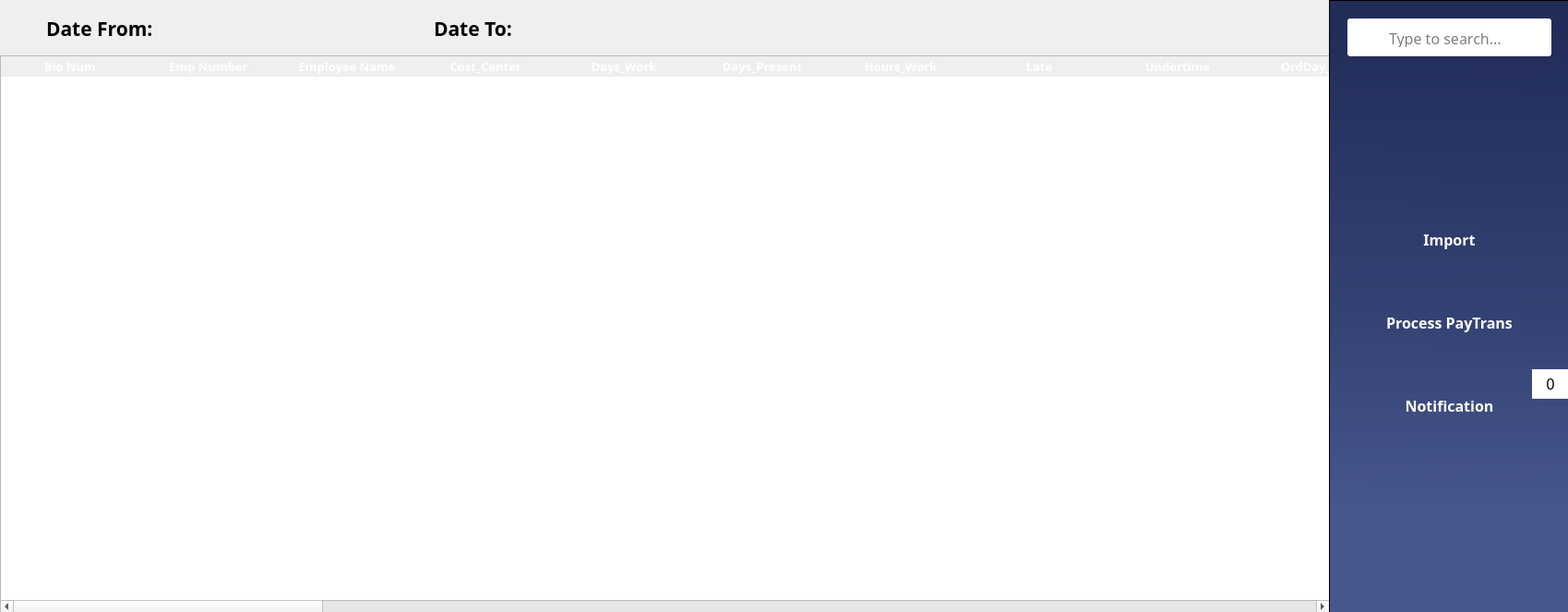
<?xml version="1.0" encoding="UTF-8"?>
<ui version="4.0">
 <class>MainWindow</class>
 <widget class="QMainWindow" name="MainWindow">
  <property name="geometry">
   <rect>
    <x>0</x>
    <y>0</y>
    <width>1699</width>
    <height>663</height>
   </rect>
  </property>
  <property name="windowTitle">
   <string>PayTimesheet</string>
  </property>
  <property name="windowIcon">
   <iconset>
    <normaloff>../Icons/logo.svg</normaloff>../Icons/logo.svg</iconset>
  </property>
  <widget class="QWidget" name="centralwidget">
   <widget class="QTableWidget" name="paytimesheetTable">
    <property name="geometry">
     <rect>
      <x>0</x>
      <y>60</y>
      <width>1441</width>
      <height>605</height>
     </rect>
    </property>
    <property name="sizePolicy">
     <sizepolicy hsizetype="Fixed" vsizetype="Fixed">
      <horstretch>0</horstretch>
      <verstretch>0</verstretch>
     </sizepolicy>
    </property>
    <property name="font">
     <font>
      <family>Poppins SemiBold</family>
      <pointsize>10</pointsize>
      <weight>75</weight>
      <bold>true</bold>
     </font>
    </property>
    <property name="focusPolicy">
     <enum>Qt::ClickFocus</enum>
    </property>
    <property name="contextMenuPolicy">
     <enum>Qt::DefaultContextMenu</enum>
    </property>
    <property name="styleSheet">
     <string notr="true">/* Header Design */

QHeaderView::section {
	font-family: Poppins;
	font-weight: bold;
	font-size: 13px;
	color: white;
	background-color: &quot;#344273&quot;;
	border: none;
}

/* Style for the selected row */
QTableView::item:selected:active {
	 selection-background-color: &quot;#9DADDF&quot;;
}

/* Style for the alternate row */
QTableWidget {
	alternate-background-color: &quot;#DDDDDD&quot;;
}</string>
    </property>
    <property name="horizontalScrollBarPolicy">
     <enum>Qt::ScrollBarAsNeeded</enum>
    </property>
    <property name="sizeAdjustPolicy">
     <enum>QAbstractScrollArea::AdjustIgnored</enum>
    </property>
    <property name="editTriggers">
     <set>QAbstractItemView::NoEditTriggers</set>
    </property>
    <property name="tabKeyNavigation">
     <bool>false</bool>
    </property>
    <property name="showDropIndicator" stdset="0">
     <bool>false</bool>
    </property>
    <property name="dragDropOverwriteMode">
     <bool>false</bool>
    </property>
    <property name="alternatingRowColors">
     <bool>true</bool>
    </property>
    <property name="selectionMode">
     <enum>QAbstractItemView::SingleSelection</enum>
    </property>
    <property name="selectionBehavior">
     <enum>QAbstractItemView::SelectRows</enum>
    </property>
    <property name="textElideMode">
     <enum>Qt::ElideRight</enum>
    </property>
    <property name="showGrid">
     <bool>false</bool>
    </property>
    <property name="gridStyle">
     <enum>Qt::SolidLine</enum>
    </property>
    <property name="sortingEnabled">
     <bool>false</bool>
    </property>
    <property name="cornerButtonEnabled">
     <bool>false</bool>
    </property>
    <property name="columnCount">
     <number>38</number>
    </property>
    <attribute name="horizontalHeaderVisible">
     <bool>true</bool>
    </attribute>
    <attribute name="horizontalHeaderCascadingSectionResizes">
     <bool>true</bool>
    </attribute>
    <attribute name="horizontalHeaderMinimumSectionSize">
     <number>50</number>
    </attribute>
    <attribute name="horizontalHeaderDefaultSectionSize">
     <number>150</number>
    </attribute>
    <attribute name="horizontalHeaderHighlightSections">
     <bool>true</bool>
    </attribute>
    <attribute name="horizontalHeaderShowSortIndicator" stdset="0">
     <bool>false</bool>
    </attribute>
    <attribute name="horizontalHeaderStretchLastSection">
     <bool>true</bool>
    </attribute>
    <attribute name="verticalHeaderVisible">
     <bool>false</bool>
    </attribute>
    <attribute name="verticalHeaderCascadingSectionResizes">
     <bool>false</bool>
    </attribute>
    <attribute name="verticalHeaderMinimumSectionSize">
     <number>23</number>
    </attribute>
    <attribute name="verticalHeaderDefaultSectionSize">
     <number>31</number>
    </attribute>
    <attribute name="verticalHeaderHighlightSections">
     <bool>false</bool>
    </attribute>
    <attribute name="verticalHeaderShowSortIndicator" stdset="0">
     <bool>false</bool>
    </attribute>
    <column>
     <property name="text">
      <string>Bio Num</string>
     </property>
    </column>
    <column>
     <property name="text">
      <string>Emp Number</string>
     </property>
    </column>
    <column>
     <property name="text">
      <string>Employee Name</string>
     </property>
     <property name="font">
      <font>
       <strikeout>false</strikeout>
      </font>
     </property>
     <property name="foreground">
      <brush brushstyle="SolidPattern">
       <color alpha="255">
        <red>0</red>
        <green>0</green>
        <blue>0</blue>
       </color>
      </brush>
     </property>
    </column>
    <column>
     <property name="text">
      <string>Cost_Center</string>
     </property>
    </column>
    <column>
     <property name="text">
      <string>Days_Work</string>
     </property>
    </column>
    <column>
     <property name="text">
      <string>Days_Present</string>
     </property>
    </column>
    <column>
     <property name="text">
      <string>Hours_Work</string>
     </property>
    </column>
    <column>
     <property name="text">
      <string>Late</string>
     </property>
    </column>
    <column>
     <property name="text">
      <string>Undertime</string>
     </property>
    </column>
    <column>
     <property name="text">
      <string>OrdDay_Hrs</string>
     </property>
    </column>
    <column>
     <property name="text">
      <string>OrdDayOT_Hrs</string>
     </property>
    </column>
    <column>
     <property name="text">
      <string>OrdDayND_Hrs</string>
     </property>
    </column>
    <column>
     <property name="text">
      <string>OrdDayNDOT_Hrs</string>
     </property>
    </column>
    <column>
     <property name="text">
      <string>RstDay_Hrs</string>
     </property>
    </column>
    <column>
     <property name="text">
      <string>RstDayOT_Hrs</string>
     </property>
    </column>
    <column>
     <property name="text">
      <string>RstDayND_Hrs</string>
     </property>
    </column>
    <column>
     <property name="text">
      <string>RstDayNDOT_Hrs</string>
     </property>
    </column>
    <column>
     <property name="text">
      <string>SplHlyday_Hrs</string>
     </property>
    </column>
    <column>
     <property name="text">
      <string>SplHlydayOT_Hrs</string>
     </property>
    </column>
    <column>
     <property name="text">
      <string>SplHlydayND_Hrs</string>
     </property>
    </column>
    <column>
     <property name="text">
      <string>SplHlydayNDOT_Hrs</string>
     </property>
    </column>
    <column>
     <property name="text">
      <string>RegHlyday_Hrs</string>
     </property>
    </column>
    <column>
     <property name="text">
      <string>RegHlydayOT_Hrs</string>
     </property>
    </column>
    <column>
     <property name="text">
      <string>RegHlydayND_Hrs</string>
     </property>
    </column>
    <column>
     <property name="text">
      <string>RegHlydayNDOT_Hrs</string>
     </property>
    </column>
    <column>
     <property name="text">
      <string>SplHldyRD_Hrs</string>
     </property>
    </column>
    <column>
     <property name="text">
      <string>SplHldyRDOT_Hrs</string>
     </property>
    </column>
    <column>
     <property name="text">
      <string>SplHldyRDND_Hrs</string>
     </property>
    </column>
    <column>
     <property name="text">
      <string>SplHldyRDNDOT_Hrs</string>
     </property>
    </column>
    <column>
     <property name="text">
      <string>RegHldyRD_Hrs</string>
     </property>
    </column>
    <column>
     <property name="text">
      <string>RegHldyRDOT_Hrs</string>
     </property>
    </column>
    <column>
     <property name="text">
      <string>RegHldyRDND_Hrs</string>
     </property>
    </column>
    <column>
     <property name="text">
      <string>RegHldyRDNDOT_Hrs</string>
     </property>
    </column>
    <column>
     <property name="text">
      <string>Absent</string>
     </property>
    </column>
    <column>
     <property name="text">
      <string>Date_Posted</string>
     </property>
    </column>
    <column>
     <property name="text">
      <string>Remarks</string>
     </property>
    </column>
    <column>
     <property name="text">
      <string>Emp_Company</string>
     </property>
    </column>
    <column>
     <property name="text">
      <string>Legal_Holiday</string>
     </property>
    </column>
   </widget>
   <widget class="QWidget" name="widget" native="true">
    <property name="geometry">
     <rect>
      <x>0</x>
      <y>0</y>
      <width>1441</width>
      <height>61</height>
     </rect>
    </property>
    <property name="styleSheet">
     <string notr="true">#widget{
background-color: &quot;#dce5fe&quot;;
}
</string>
    </property>
    <widget class="QLabel" name="lblDateFrom">
     <property name="geometry">
      <rect>
       <x>50</x>
       <y>20</y>
       <width>121</width>
       <height>21</height>
      </rect>
     </property>
     <property name="font">
      <font>
       <family>Poppins</family>
       <pointsize>16</pointsize>
       <weight>75</weight>
       <bold>true</bold>
      </font>
     </property>
     <property name="text">
      <string>Date From:</string>
     </property>
    </widget>
    <widget class="QLabel" name="lblFrom">
     <property name="geometry">
      <rect>
       <x>170</x>
       <y>20</y>
       <width>181</width>
       <height>21</height>
      </rect>
     </property>
     <property name="font">
      <font>
       <family>Poppins</family>
       <pointsize>12</pointsize>
       <weight>50</weight>
       <bold>false</bold>
      </font>
     </property>
     <property name="text">
      <string/>
     </property>
     <property name="alignment">
      <set>Qt::AlignCenter</set>
     </property>
    </widget>
    <widget class="QLabel" name="lblTo">
     <property name="geometry">
      <rect>
       <x>560</x>
       <y>20</y>
       <width>181</width>
       <height>21</height>
      </rect>
     </property>
     <property name="font">
      <font>
       <family>Poppins</family>
       <pointsize>12</pointsize>
       <weight>50</weight>
       <bold>false</bold>
      </font>
     </property>
     <property name="text">
      <string/>
     </property>
     <property name="alignment">
      <set>Qt::AlignCenter</set>
     </property>
    </widget>
    <widget class="QLabel" name="lblDateTo">
     <property name="geometry">
      <rect>
       <x>470</x>
       <y>20</y>
       <width>91</width>
       <height>21</height>
      </rect>
     </property>
     <property name="font">
      <font>
       <family>Poppins</family>
       <pointsize>16</pointsize>
       <weight>75</weight>
       <bold>true</bold>
      </font>
     </property>
     <property name="text">
      <string>Date To:</string>
     </property>
    </widget>
    <widget class="QLabel" name="lblDateFrom_2">
     <property name="geometry">
      <rect>
       <x>10</x>
       <y>0</y>
       <width>361</width>
       <height>21</height>
      </rect>
     </property>
     <property name="font">
      <font>
       <family>Poppins</family>
       <pointsize>16</pointsize>
       <weight>75</weight>
       <bold>true</bold>
      </font>
     </property>
     <property name="text">
      <string/>
     </property>
    </widget>
   </widget>
   <widget class="QFrame" name="sideBar">
    <property name="geometry">
     <rect>
      <x>1440</x>
      <y>0</y>
      <width>261</width>
      <height>665</height>
     </rect>
    </property>
    <property name="font">
     <font>
      <family>Poppins</family>
      <weight>75</weight>
      <bold>true</bold>
     </font>
    </property>
    <property name="styleSheet">
     <string notr="true">#sideBar{
	background-color: qlineargradient(spread:pad, x1:0.508, y1:0.0340909, x2:0.503051, y2:1, stop:0 rgba(33, 44, 89, 255), stop:0.497175 rgba(52, 66, 115, 255), stop:0.847458 rgba(72, 87, 142, 255))
}

#btnPayTrans, #btnImport{
border-radius: 5px;
color: white;
background-color: &quot;#30d977&quot;;
}

#btnPayTrans:hover, #btnImport:hover{
	background-color: &quot;#26ad5f&quot;;
}

#btnNotification {
	background-color: &quot;#546aba&quot;;
	color: white;
	border-radius: 5px;
}

#btnNotification:hover{
background-color: #485ba1;
}
</string>
    </property>
    <property name="frameShape">
     <enum>QFrame::StyledPanel</enum>
    </property>
    <property name="frameShadow">
     <enum>QFrame::Raised</enum>
    </property>
    <widget class="QWidget" name="widget_2" native="true">
     <property name="geometry">
      <rect>
       <x>10</x>
       <y>200</y>
       <width>241</width>
       <height>301</height>
      </rect>
     </property>
     <layout class="QGridLayout" name="gridLayout">
      <item row="2" column="0">
       <widget class="QPushButton" name="btnPayTrans">
        <property name="maximumSize">
         <size>
          <width>16777215</width>
          <height>50</height>
         </size>
        </property>
        <property name="font">
         <font>
          <family>Poppins</family>
          <pointsize>12</pointsize>
          <weight>75</weight>
          <bold>true</bold>
         </font>
        </property>
        <property name="cursor">
         <cursorShape>PointingHandCursor</cursorShape>
        </property>
        <property name="styleSheet">
         <string notr="true"/>
        </property>
        <property name="text">
         <string>Process PayTrans</string>
        </property>
        <property name="iconSize">
         <size>
          <width>22</width>
          <height>22</height>
         </size>
        </property>
       </widget>
      </item>
      <item row="1" column="0">
       <widget class="QPushButton" name="btnImport">
        <property name="maximumSize">
         <size>
          <width>16777215</width>
          <height>50</height>
         </size>
        </property>
        <property name="font">
         <font>
          <family>Poppins</family>
          <pointsize>12</pointsize>
          <weight>75</weight>
          <bold>true</bold>
         </font>
        </property>
        <property name="cursor">
         <cursorShape>PointingHandCursor</cursorShape>
        </property>
        <property name="styleSheet">
         <string notr="true"/>
        </property>
        <property name="text">
         <string>Import</string>
        </property>
        <property name="icon">
         <iconset>
          <normaloff>../Icons/import.svg</normaloff>../Icons/import.svg</iconset>
        </property>
        <property name="iconSize">
         <size>
          <width>22</width>
          <height>22</height>
         </size>
        </property>
       </widget>
      </item>
      <item row="3" column="0">
       <widget class="QPushButton" name="btnNotification">
        <property name="maximumSize">
         <size>
          <width>16777215</width>
          <height>50</height>
         </size>
        </property>
        <property name="font">
         <font>
          <family>Poppins</family>
          <pointsize>12</pointsize>
          <weight>75</weight>
          <bold>true</bold>
         </font>
        </property>
        <property name="cursor">
         <cursorShape>PointingHandCursor</cursorShape>
        </property>
        <property name="styleSheet">
         <string notr="true"/>
        </property>
        <property name="text">
         <string>Notification</string>
        </property>
        <property name="iconSize">
         <size>
          <width>22</width>
          <height>22</height>
         </size>
        </property>
       </widget>
      </item>
     </layout>
    </widget>
    <widget class="QFrame" name="searchBar">
     <property name="geometry">
      <rect>
       <x>20</x>
       <y>20</y>
       <width>221</width>
       <height>41</height>
      </rect>
     </property>
     <property name="focusPolicy">
      <enum>Qt::StrongFocus</enum>
     </property>
     <property name="styleSheet">
      <string notr="true">#searchBar{
	border: 1px solid &quot;#344273&quot;;
	border-radius: 3px;
background-color: white;
}</string>
     </property>
     <property name="frameShape">
      <enum>QFrame::StyledPanel</enum>
     </property>
     <property name="frameShadow">
      <enum>QFrame::Raised</enum>
     </property>
     <widget class="QLineEdit" name="txtSearch">
      <property name="geometry">
       <rect>
        <x>43</x>
        <y>10</y>
        <width>171</width>
        <height>21</height>
       </rect>
      </property>
      <property name="font">
       <font>
        <family>Poppins</family>
        <pointsize>12</pointsize>
       </font>
      </property>
      <property name="focusPolicy">
       <enum>Qt::ClickFocus</enum>
      </property>
      <property name="styleSheet">
       <string notr="true">#txtSearch{

}</string>
      </property>
      <property name="text">
       <string/>
      </property>
      <property name="frame">
       <bool>false</bool>
      </property>
      <property name="placeholderText">
       <string>Type to search...</string>
      </property>
     </widget>
     <widget class="QLabel" name="searchIcon">
      <property name="geometry">
       <rect>
        <x>10</x>
        <y>10</y>
        <width>31</width>
        <height>21</height>
       </rect>
      </property>
      <property name="styleSheet">
       <string notr="true">#searchIcon{
	background-color: white;
}</string>
      </property>
      <property name="text">
       <string/>
      </property>
      <property name="pixmap">
       <pixmap>../Icons/search.svg</pixmap>
      </property>
      <property name="scaledContents">
       <bool>false</bool>
      </property>
      <property name="alignment">
       <set>Qt::AlignCenter</set>
      </property>
     </widget>
    </widget>
    <widget class="QLabel" name="indicationLbl">
     <property name="geometry">
      <rect>
       <x>220</x>
       <y>400</y>
       <width>40</width>
       <height>32</height>
      </rect>
     </property>
     <property name="font">
      <font>
       <pointsize>12</pointsize>
      </font>
     </property>
     <property name="styleSheet">
      <string notr="true">background-color: rgb(255, 255, 255);</string>
     </property>
     <property name="text">
      <string>0</string>
     </property>
     <property name="alignment">
      <set>Qt::AlignCenter</set>
     </property>
    </widget>
   </widget>
  </widget>
 </widget>
 <resources/>
 <connections/>
</ui>
